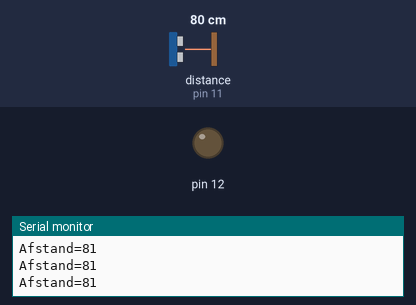
A sketch run on a simulated Arduino Uno, built with avr-gcc and run on an emulated ATmega328P. On the bench: output pins drawn as LEDs (lit = HIGH), the last lines printed to the serial monitor. The test bench sets the inputs (shaded band); at power-on: distance to the obstacle (sensor on pin 11) 80 cm.

Above: at 1.2 s.
1.3 s: distance to the obstacle (sensor on pin 11) set to 21 cm
2.8 s: distance to the obstacle (sensor on pin 11) set to 17 cm
At 3.8 s:
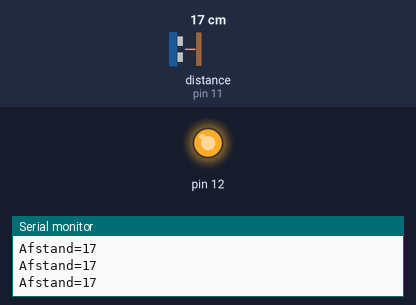
4.3 s: distance to the obstacle (sensor on pin 11) set to 35 cm
At 5.6 s:
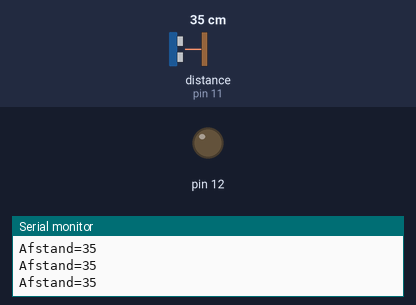
5.9 s: distance to the obstacle (sensor on pin 11) set to 4 cm
At 6.4 s:
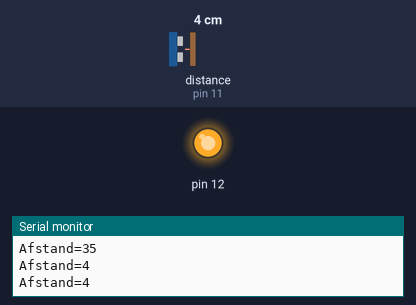
Timing chart, 0 to 8.5 s (numbered marks = the images above; inputs shaded):
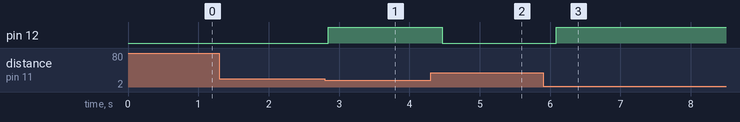

Measured:
- the behaviour switches between 20 and 19 cm on distance to the obstacle (sensor on pin 11) (found by bisection; images 0 and 1)
- after the input at 2.8 s, pin 12: LOW → HIGH after 0.05 s
- after the input at 4.3 s, pin 12: HIGH → LOW after 0.17 s
- after the input at 5.9 s, pin 12: LOW → HIGH after 0.19 s

The sketch:

sonar.ino
```cpp
#include <NewPing.h>

NewPing sonar(10, 11);

void setup() {
  // put your setup code here, to run once:
  Serial.begin(9600);

  pinMode(12, OUTPUT);
}

void loop() {
  // put your main code here, to run repeatedly:
  delay(200);

  int distance = sonar.ping_cm();

  Serial.print("Afstand=");
  Serial.println(distance);

  if (distance<20) {
    digitalWrite(12, HIGH);
  } else {
    digitalWrite(12, LOW);
  }
}
```
